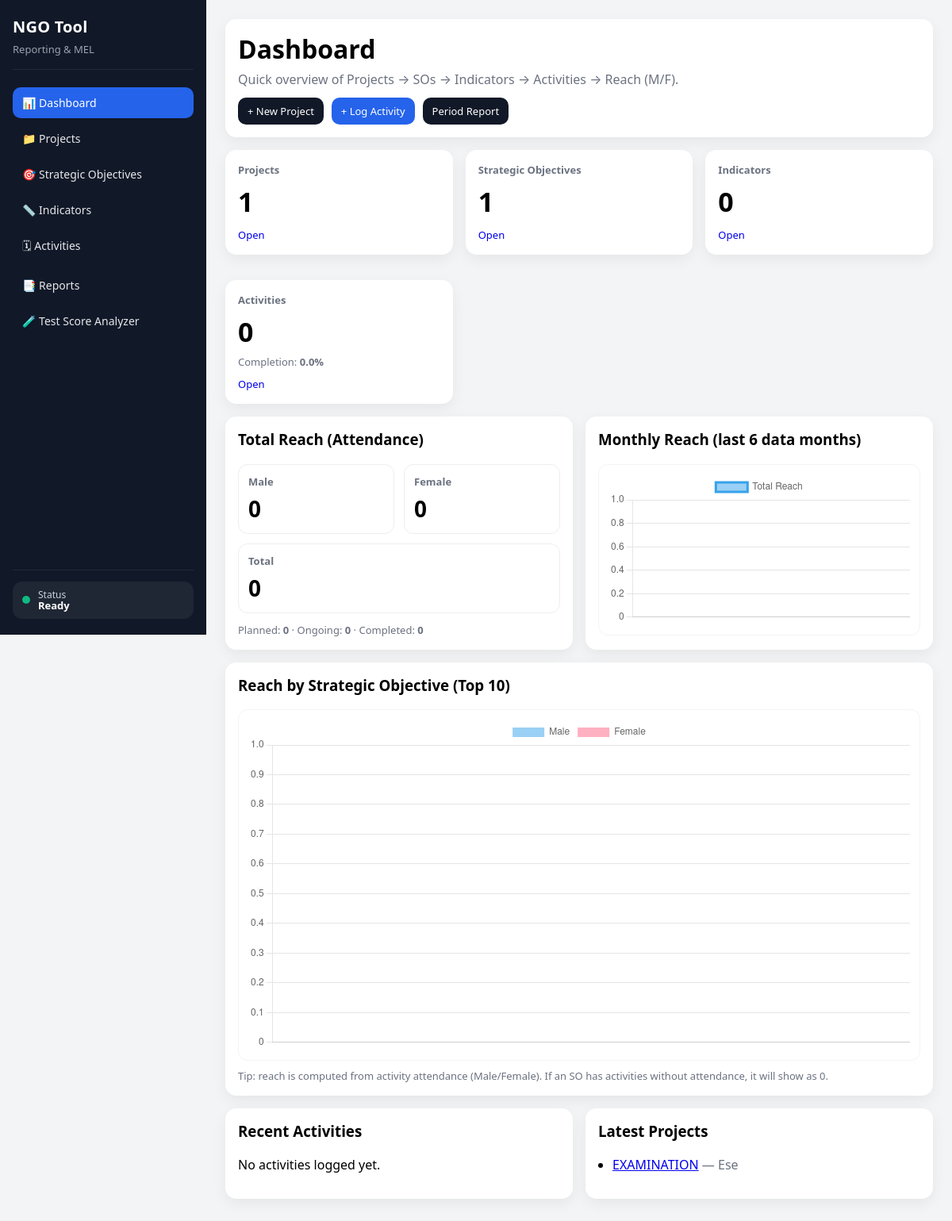
Page /dashboard/ on the earlier database version.
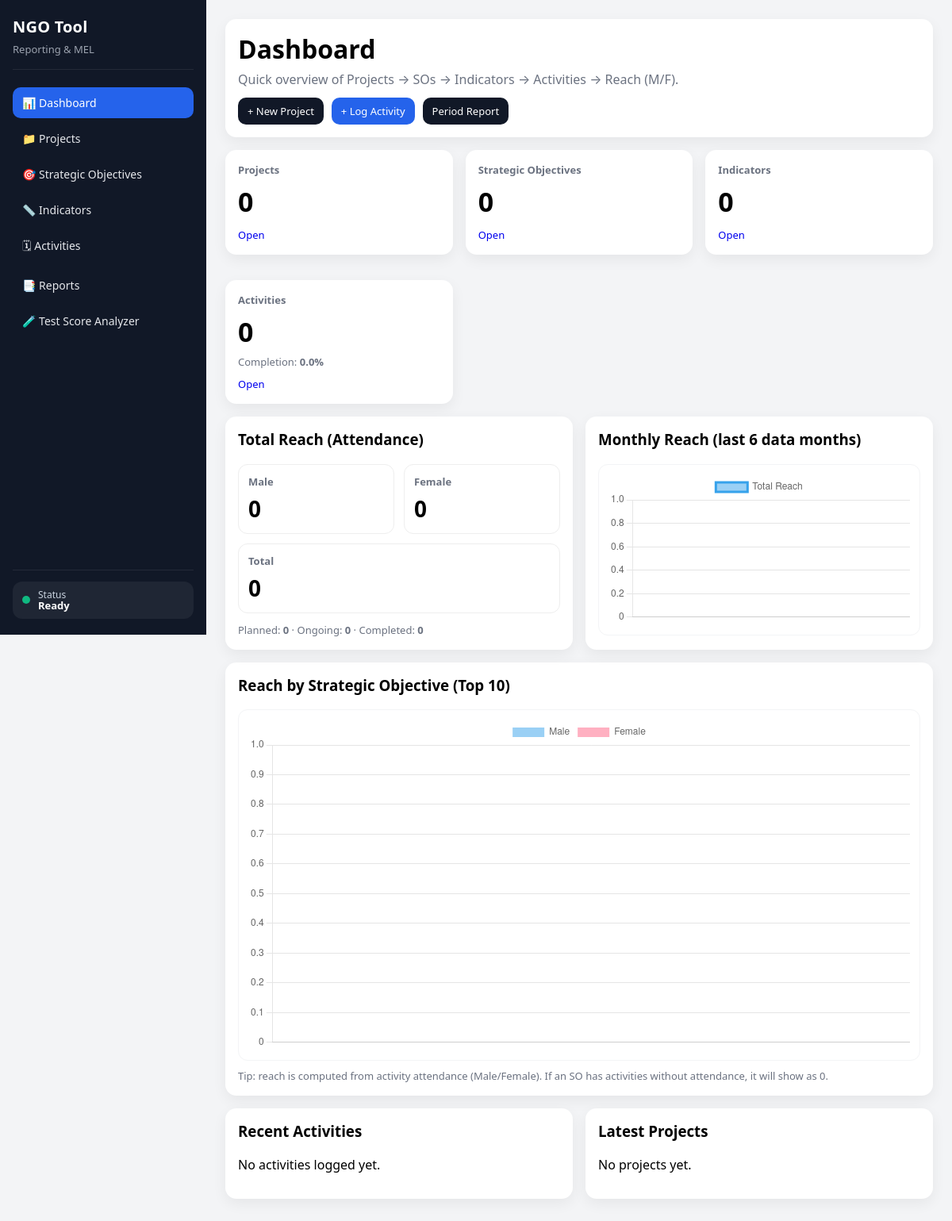
Same page on the later database version.
### models.py (models this page shows)
class Project(db.Model):
    __tablename__ = "projects"
    id = db.Column(db.Integer, primary_key=True)
    name = db.Column(db.String(200), nullable=False)
    goal = db.Column(db.Text, nullable=False)
    donor = db.Column(db.String(200))
    location = db.Column(db.String(200))
    start_date = db.Column(db.Date)
    end_date = db.Column(db.Date)
    created_at = db.Column(db.DateTime, default=datetime.utcnow)
    strategic_objectives = db.relationship(
        "StrategicObjective",
        backref="project",
        lazy=True,
        cascade="all, delete-orphan"
    )

### routes/dashboard.py (the view)
@bp_dashboard.get("/")
def dashboard_home():
    total_projects = Project.query.count()
    total_sos = StrategicObjective.query.count()
    total_indicators = Indicator.query.count()
    total_activities = Activity.query.count()
    male, female, total_reach = _total_reach()
    status_counts = _activity_status_counts()
    completed = status_counts.get("completed", 0)
    completion_rate = round((completed / total_activities) * 100, 1) if total_activities else 0.0
    recent_activities = (
        Activity.query.order_by(Activity.activity_date.desc(), Activity.id.desc())
        .limit(10)
        .all()
    )
    recent_projects = (
        Project.query.order_by(Project.created_at.desc())
        .limit(6)
        .all()
    )
    so_labels, so_male, so_female, so_total = _reach_by_so(limit=10)
    monthly_labels, monthly_total = _monthly_reach_last_n_months(6)
    return render_template(
        "dashboard/index.html",
        stats={
            "projects": total_projects,
            "sos": total_sos,
            "indicators": total_indicators,
            "activities": total_activities,
            "male": male,
            "female": female,
            "total_reach": total_reach,
            "completion_rate": completion_rate,
            "status_counts": status_counts,
        },
        charts={
            "so_labels": so_labels,
            "so_male": so_male,
            "so_female": so_female,
            "so_total": so_total,
            "monthly_labels": monthly_labels,
            "monthly_total": monthly_total,
        },
        recent_activities=recent_activities,
        recent_projects=recent_projects,
    )

### routes/dashboard.py (called while the page is built, shortened)
def _total_reach():
    row = db.session.query(
        func.coalesce(func.sum(ActivityAttendance.male_count), 0).label("male"),
        func.coalesce(func.sum(ActivityAttendance.female_count), 0).label("female"),
    ).one()
    male = int(row.male or 0)
    female = int(row.female or 0)
    return male, female, male + female

def _reach_by_so(limit: int = 10):
    rows = (db.session.query(
        StrategicObjective.so_code,
        StrategicObjective.title,
        func.coalesce(func.sum(ActivityAttendance.male_count), 0).label("male"),
        func.coalesce(func.sum(ActivityAttendance.female_count), 0).label("female"),
    )
    .join(Activity, Activity.strategic_objective_id == StrategicObjective.id)
    .outerjoin(ActivityAttendance, ActivityAttendance.activity_id == Activity.id)
    .group_by(StrategicObjective.id)
    .order_by((func.coalesce(func.sum(ActivityAttendance.male_count), 0) + func.coalesce(func.sum(ActivityAttendance.female_count), 0)).desc())
    .limit(limit)
    .all())
    labels, male, female, total = [], [], [], []
    return labels, male, female, total

### templates/dashboard/index.html (shortened to what the changed rows need)
{% extends "base.html" %}
{% block content %}
<div class="card">
  <div style="display:flex; justify-content:space-between; align-items:flex-start; gap:12px; flex-wrap:wrap;">
    <div>
      <h1 style="margin:0;">Dashboard</h1>
    </div>
  </div>
</div>
<div class="grid">
  <div class="card kpi">
    <div class="kpi-label">Projects</div>
    <div class="kpi-value">{{ stats.projects }}</div>
    <div class="kpi-actions"><a href="/projects/">Open</a></div>
  </div>
  <div class="card kpi">
    <div class="kpi-label">Strategic Objectives</div>
    <div class="kpi-value">{{ stats.sos }}</div>
    <div class="kpi-actions"><a href="/sos/">Open</a></div>
  </div>
</div>
<div class="grid">
  <div class="card">
    <h3 style="margin-top:0;">Latest Projects</h3>
    {% if not recent_projects %}
      <p>No projects yet.</p>
    {% else %}
      <ul style="margin:0; padding-left:18px;">
        {% for p in recent_projects %}
          <li style="margin:6px 0;">
            <a href="/projects/{{p.id}}">{{ p.name }}</a>
            <span style="color:#6b7280;">— {{ p.donor or "No donor set" }}</span>
          </li>
        {% endfor %}
      </ul>
    {% endif %}
  </div>
</div>
<script>
  // Data injected from Flask
  const soLabels  = {{ charts.so_labels | tojson }};
  const soMale    = {{ charts.so_male | tojson }};
  const soFemale  = {{ charts.so_female | tojson }};
  const soTotal   = {{ charts.so_total | tojson }};
  const monthLabels = {{ charts.monthly_labels | tojson }};
  const monthTotal  = {{ charts.monthly_total | tojson }};
  // Monthly reach line chart
  const monthlyCtx = document.getElementById('monthlyReachChart');
  new Chart(monthlyCtx, {
    type: 'line',
    data: {
      labels: monthLabels,
      datasets: [{
        label: 'Total Reach',
        data: monthTotal,
        tension: 0.3
      }]
    },
    options: {
      responsive: true,
      plugins: { legend: { display: true } },
      scales: { y: { beginAtZero: true } }
    }
  });
  // SO reach stacked bar chart (Male/Female)
  const soCtx = document.getElementById('soReachChart');
  new Chart(soCtx, {
    type: 'bar',
    data: {
      labels: soLabels,
      datasets: [
        { label: 'Male', data: soMale, stack: 'reach' },
        { label: 'Female', data: soFemale, stack: 'reach' }
      ]
    },
    options: {
      responsive: true,
      plugins: { legend: { display: true } },
      scales: {
        x: { stacked: true },
        y: { stacked: true, beginAtZero: true }
      }
    }
  });
</script>
{% endblock %}

Differences in the rows shown:
removed Project: name "EXAMINATION", donor "Ese"
Other differences:
{{ stats.projects }}: "1" → "0"
{{ stats.sos }}: "1" → "0"
text now shown: "No projects yet."
